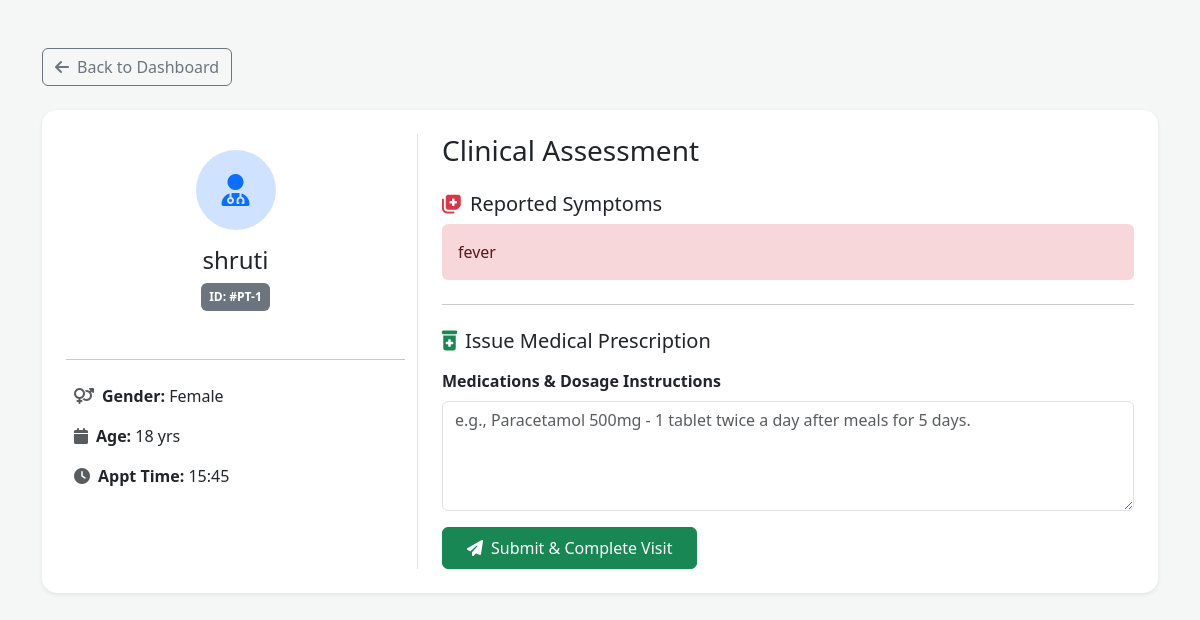
Page /patient-records/1 on the committed database.
### models.py (models this page shows)
class Patient(db.Model):
    id = db.Column(db.Integer, primary_key=True)
    full_name = db.Column(
        db.String(150),
        nullable=False
    )
    email = db.Column(
        db.String(150),
        unique=True,
        nullable=False
    )
    password = db.Column(
        db.String(255),
        nullable=False
    )
    age = db.Column(
        db.Integer,
        nullable=False
    )
    gender = db.Column(
        db.String(20),
        nullable=False
    )
    phone = db.Column(
        db.String(20),
        nullable=True
    )
    blood_group = db.Column(
        db.String(10),
        nullable=True
    )
    address = db.Column(
        db.Text,
        nullable=True
    )
    medical_history = db.Column(
        db.Text,
        nullable=True
    )

class Appointment(db.Model):
    id = db.Column(
        db.Integer,
        primary_key=True
    )
    patient_id = db.Column(
        db.Integer,
        db.ForeignKey("patient.id"),
        nullable=True
    )
    patient_name = db.Column(
        db.String(100),
        nullable=False
    )
    doctor_name = db.Column(
        db.String(150),
        nullable=False
    )
    age = db.Column(
        db.Integer,
        nullable=False
    )
    gender = db.Column(
        db.String(20),
        nullable=False
    )
    symptoms = db.Column(
        db.String(200),
        nullable=False
    )
    appointment_date = db.Column(
        db.Date,
        nullable=True
    )
    appointment_time = db.Column(
        db.String(50),
        nullable=True
    )
    time = db.Column(
        db.String(50),
        nullable=True
    )
    status = db.Column(
        db.String(50),
        default="Pending"
    )

### app.py (the view)
@app.route("/patient-records/<int:patient_id>")
def patient_record(patient_id):
    patient = Patient.query.get_or_404(patient_id)
    appointment=Appointment.query.filter_by(
        patient_id=patient_id
    ).first()
    return render_template(
        "patient_details.html",
        patient=patient,
        appointment=appointment
    )

### templates/patient_details.html (shortened to what this page needs)
<!DOCTYPE html>
<html lang="en">
<head>
    <link href="https://cdn.jsdelivr.net/npm/bootstrap@5.3.0/dist/css/bootstrap.min.css" rel="stylesheet">
    <link rel="stylesheet" href="https://cdnjs.cloudflare.com/ajax/libs/font-awesome/6.4.0/css/all.min.css">
</head>
<body>
    <div class="container py-5">
        <div class="mb-4">
            <a href="/doctor-dashboard" class="btn btn-outline-secondary">
                <i class="fa-solid fa-arrow-left me-2"></i>Back to Dashboard
            </a>
        </div>
        <div class="card shadow-sm detail-card p-4">
            <div class="row">
                <div class="col-md-4 border-end">
                    <div class="text-center py-3">
                        <div class="bg-primary-subtle text-primary rounded-circle d-inline-flex align-items-center justify-content-center mb-3" style="width: 80px; height: 80px;">
                            <i class="fa-solid fa-user-md fa-2x"></i>
                        </div>
                        <h4>{{ patient.full_name }}</h4>
                        <span class="badge bg-secondary p-2 mb-3">ID: #PT-{{ patient.id }}</span>
                    </div>
                    <hr>
                    <div class="p-2">
                        <p><strong><i class="fa-solid fa-venus-mars me-2 text-muted"></i>Gender:</strong> {{ patient.gender }}</p>
                        <p><strong><i class="fa-solid fa-calendar me-2 text-muted"></i>Age:</strong> {{ patient.age }} yrs</p>
                        <p><strong><i class="fa-solid fa-clock me-2 text-muted"></i>Appt Time:</strong> {{ appointment.time }}</p>
                    </div>
                </div>
                <div class="col-md-8 ps-md-4">
                    <h3 class="mb-4">Clinical Assessment</h3>
                    <div class="mb-4">
                        <h5><i class="fa-solid fa-notes-medical me-2 text-danger"></i>Reported Symptoms</h5>
                        <div class="alert alert-danger bg-danger-subtle text-danger-emphasis border-0 mt-2">
                            {{ appointment.symptoms }}
                        </div>
                    </div>
                    <hr class="my-4">
                    <h5><i class="fa-solid fa-prescription-bottle-medical me-2 text-success"></i>Issue Medical Prescription</h5>
                    <form action="/prescribe/{{ appointment.id }}" method="POST" class="mt-3">
                        <div class="mb-3">
                            <label for="prescription" class="form-label fw-semibold">Medications & Dosage Instructions</label>
                            <textarea class="form-control" id="prescription" name="prescription" rows="4" placeholder="e.g., Paracetamol 500mg - 1 tablet twice a day after meals for 5 days." required></textarea>
                        </div>
                        <button type="submit" class="btn btn-success px-4 py-2">
                            <i class="fa-solid fa-paper-plane me-2"></i>Submit & Complete Visit
                        </button>
                    </form>
                </div>
            </div>
        </div>
    </div>
</body>
</html>

### templates/patient_details.html (style rules this page uses)
body { background-color: #f4f7f6; }
.detail-card { border: none; border-radius: 15px; }

### rows in the picture
Patient: full_name "shruti", id "1", gender "Female", age "18"
Appointment: time "15:45", symptoms "fever"
